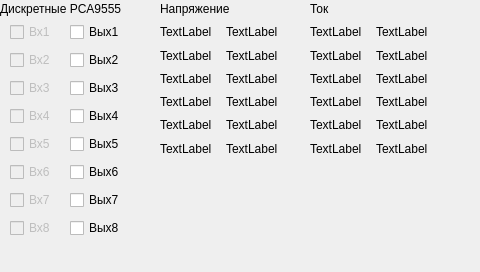
<?xml version="1.0" encoding="UTF-8"?>
<ui version="4.0">
 <class>DialogI2C</class>
 <widget class="QDialog" name="DialogI2C">
  <property name="geometry">
   <rect>
    <x>0</x>
    <y>0</y>
    <width>480</width>
    <height>272</height>
   </rect>
  </property>
  <property name="windowTitle">
   <string>I2C</string>
  </property>
  <widget class="QLabel" name="label">
   <property name="geometry">
    <rect>
     <x>0</x>
     <y>0</y>
     <width>151</width>
     <height>17</height>
    </rect>
   </property>
   <property name="text">
    <string>Дискретные PCA9555</string>
   </property>
  </widget>
  <widget class="QWidget" name="layoutWidget19">
   <property name="enabled">
    <bool>true</bool>
   </property>
   <property name="geometry">
    <rect>
     <x>70</x>
     <y>20</y>
     <width>64</width>
     <height>220</height>
    </rect>
   </property>
   <layout class="QGridLayout" name="gridLayout_2">
    <item row="0" column="0">
     <widget class="QCheckBox" name="radioButton1_2">
      <property name="enabled">
       <bool>true</bool>
      </property>
      <property name="text">
       <string>Вых1</string>
      </property>
     </widget>
    </item>
    <item row="1" column="0">
     <widget class="QCheckBox" name="radioButton2_2">
      <property name="enabled">
       <bool>true</bool>
      </property>
      <property name="text">
       <string>Вых2</string>
      </property>
     </widget>
    </item>
    <item row="2" column="0">
     <widget class="QCheckBox" name="radioButton3_2">
      <property name="enabled">
       <bool>true</bool>
      </property>
      <property name="text">
       <string>Вых3</string>
      </property>
     </widget>
    </item>
    <item row="3" column="0">
     <widget class="QCheckBox" name="radioButton4_2">
      <property name="enabled">
       <bool>true</bool>
      </property>
      <property name="text">
       <string>Вых4</string>
      </property>
     </widget>
    </item>
    <item row="4" column="0">
     <widget class="QCheckBox" name="radioButton5_2">
      <property name="enabled">
       <bool>true</bool>
      </property>
      <property name="text">
       <string>Вых5</string>
      </property>
     </widget>
    </item>
    <item row="5" column="0">
     <widget class="QCheckBox" name="radioButton6_2">
      <property name="enabled">
       <bool>true</bool>
      </property>
      <property name="text">
       <string>Вых6</string>
      </property>
     </widget>
    </item>
    <item row="6" column="0">
     <widget class="QCheckBox" name="radioButton7_2">
      <property name="enabled">
       <bool>true</bool>
      </property>
      <property name="text">
       <string>Вых7</string>
      </property>
     </widget>
    </item>
    <item row="7" column="0">
     <widget class="QCheckBox" name="radioButton8_2">
      <property name="enabled">
       <bool>true</bool>
      </property>
      <property name="text">
       <string>Вых8</string>
      </property>
     </widget>
    </item>
   </layout>
  </widget>
  <widget class="QWidget" name="layoutWidget1029">
   <property name="geometry">
    <rect>
     <x>10</x>
     <y>20</y>
     <width>54</width>
     <height>220</height>
    </rect>
   </property>
   <layout class="QGridLayout" name="gridLayout">
    <item row="0" column="0">
     <widget class="QCheckBox" name="radioButton1">
      <property name="enabled">
       <bool>false</bool>
      </property>
      <property name="text">
       <string>Вх1</string>
      </property>
     </widget>
    </item>
    <item row="1" column="0">
     <widget class="QCheckBox" name="radioButton2">
      <property name="enabled">
       <bool>false</bool>
      </property>
      <property name="text">
       <string>Вх2</string>
      </property>
     </widget>
    </item>
    <item row="2" column="0">
     <widget class="QCheckBox" name="radioButton3">
      <property name="enabled">
       <bool>false</bool>
      </property>
      <property name="text">
       <string>Вх3</string>
      </property>
     </widget>
    </item>
    <item row="3" column="0">
     <widget class="QCheckBox" name="radioButton4">
      <property name="enabled">
       <bool>false</bool>
      </property>
      <property name="text">
       <string>Вх4</string>
      </property>
     </widget>
    </item>
    <item row="4" column="0">
     <widget class="QCheckBox" name="radioButton5">
      <property name="enabled">
       <bool>false</bool>
      </property>
      <property name="text">
       <string>Вх5</string>
      </property>
     </widget>
    </item>
    <item row="5" column="0">
     <widget class="QCheckBox" name="radioButton6">
      <property name="enabled">
       <bool>false</bool>
      </property>
      <property name="text">
       <string>Вх6</string>
      </property>
     </widget>
    </item>
    <item row="6" column="0">
     <widget class="QCheckBox" name="radioButton7">
      <property name="enabled">
       <bool>false</bool>
      </property>
      <property name="text">
       <string>Вх7</string>
      </property>
     </widget>
    </item>
    <item row="7" column="0">
     <widget class="QCheckBox" name="radioButton8">
      <property name="enabled">
       <bool>false</bool>
      </property>
      <property name="text">
       <string>Вх8</string>
      </property>
     </widget>
    </item>
   </layout>
  </widget>
  <widget class="QWidget" name="layoutWidget289">
   <property name="geometry">
    <rect>
     <x>310</x>
     <y>0</y>
     <width>126</width>
     <height>157</height>
    </rect>
   </property>
   <layout class="QGridLayout" name="gridLayout_3">
    <item row="0" column="0">
     <widget class="QLabel" name="label_3">
      <property name="text">
       <string>Ток</string>
      </property>
     </widget>
    </item>
    <item row="1" column="0">
     <widget class="QLabel" name="I1">
      <property name="text">
       <string>TextLabel</string>
      </property>
     </widget>
    </item>
    <item row="1" column="1">
     <widget class="QLabel" name="I7">
      <property name="text">
       <string>TextLabel</string>
      </property>
     </widget>
    </item>
    <item row="2" column="0">
     <widget class="QLabel" name="I2">
      <property name="text">
       <string>TextLabel</string>
      </property>
     </widget>
    </item>
    <item row="2" column="1">
     <widget class="QLabel" name="I8">
      <property name="text">
       <string>TextLabel</string>
      </property>
     </widget>
    </item>
    <item row="3" column="0">
     <widget class="QLabel" name="I3">
      <property name="text">
       <string>TextLabel</string>
      </property>
     </widget>
    </item>
    <item row="3" column="1">
     <widget class="QLabel" name="I9">
      <property name="text">
       <string>TextLabel</string>
      </property>
     </widget>
    </item>
    <item row="4" column="0">
     <widget class="QLabel" name="I4">
      <property name="text">
       <string>TextLabel</string>
      </property>
     </widget>
    </item>
    <item row="4" column="1">
     <widget class="QLabel" name="I10">
      <property name="text">
       <string>TextLabel</string>
      </property>
     </widget>
    </item>
    <item row="5" column="0">
     <widget class="QLabel" name="I5">
      <property name="text">
       <string>TextLabel</string>
      </property>
     </widget>
    </item>
    <item row="5" column="1">
     <widget class="QLabel" name="I11">
      <property name="text">
       <string>TextLabel</string>
      </property>
     </widget>
    </item>
    <item row="6" column="0">
     <widget class="QLabel" name="I6">
      <property name="text">
       <string>TextLabel</string>
      </property>
     </widget>
    </item>
    <item row="6" column="1">
     <widget class="QLabel" name="I12">
      <property name="text">
       <string>TextLabel</string>
      </property>
     </widget>
    </item>
   </layout>
  </widget>
  <widget class="QWidget" name="layoutWidget983">
   <property name="geometry">
    <rect>
     <x>160</x>
     <y>0</y>
     <width>126</width>
     <height>157</height>
    </rect>
   </property>
   <layout class="QGridLayout" name="gridLayout_4">
    <item row="0" column="0" colspan="2">
     <widget class="QLabel" name="label_2">
      <property name="text">
       <string>Напряжение</string>
      </property>
     </widget>
    </item>
    <item row="1" column="0">
     <widget class="QLabel" name="U1">
      <property name="text">
       <string>TextLabel</string>
      </property>
     </widget>
    </item>
    <item row="1" column="1">
     <widget class="QLabel" name="U7">
      <property name="text">
       <string>TextLabel</string>
      </property>
     </widget>
    </item>
    <item row="2" column="0">
     <widget class="QLabel" name="U2">
      <property name="text">
       <string>TextLabel</string>
      </property>
     </widget>
    </item>
    <item row="2" column="1">
     <widget class="QLabel" name="U8">
      <property name="text">
       <string>TextLabel</string>
      </property>
     </widget>
    </item>
    <item row="3" column="0">
     <widget class="QLabel" name="U3">
      <property name="text">
       <string>TextLabel</string>
      </property>
     </widget>
    </item>
    <item row="3" column="1">
     <widget class="QLabel" name="U9">
      <property name="text">
       <string>TextLabel</string>
      </property>
     </widget>
    </item>
    <item row="4" column="0">
     <widget class="QLabel" name="U4">
      <property name="text">
       <string>TextLabel</string>
      </property>
     </widget>
    </item>
    <item row="4" column="1">
     <widget class="QLabel" name="U10">
      <property name="text">
       <string>TextLabel</string>
      </property>
     </widget>
    </item>
    <item row="5" column="0">
     <widget class="QLabel" name="U5">
      <property name="text">
       <string>TextLabel</string>
      </property>
     </widget>
    </item>
    <item row="5" column="1">
     <widget class="QLabel" name="U11">
      <property name="text">
       <string>TextLabel</string>
      </property>
     </widget>
    </item>
    <item row="6" column="0">
     <widget class="QLabel" name="U6">
      <property name="text">
       <string>TextLabel</string>
      </property>
     </widget>
    </item>
    <item row="6" column="1">
     <widget class="QLabel" name="U12">
      <property name="text">
       <string>TextLabel</string>
      </property>
     </widget>
    </item>
   </layout>
  </widget>
 </widget>
 <resources/>
 <connections/>
</ui>
